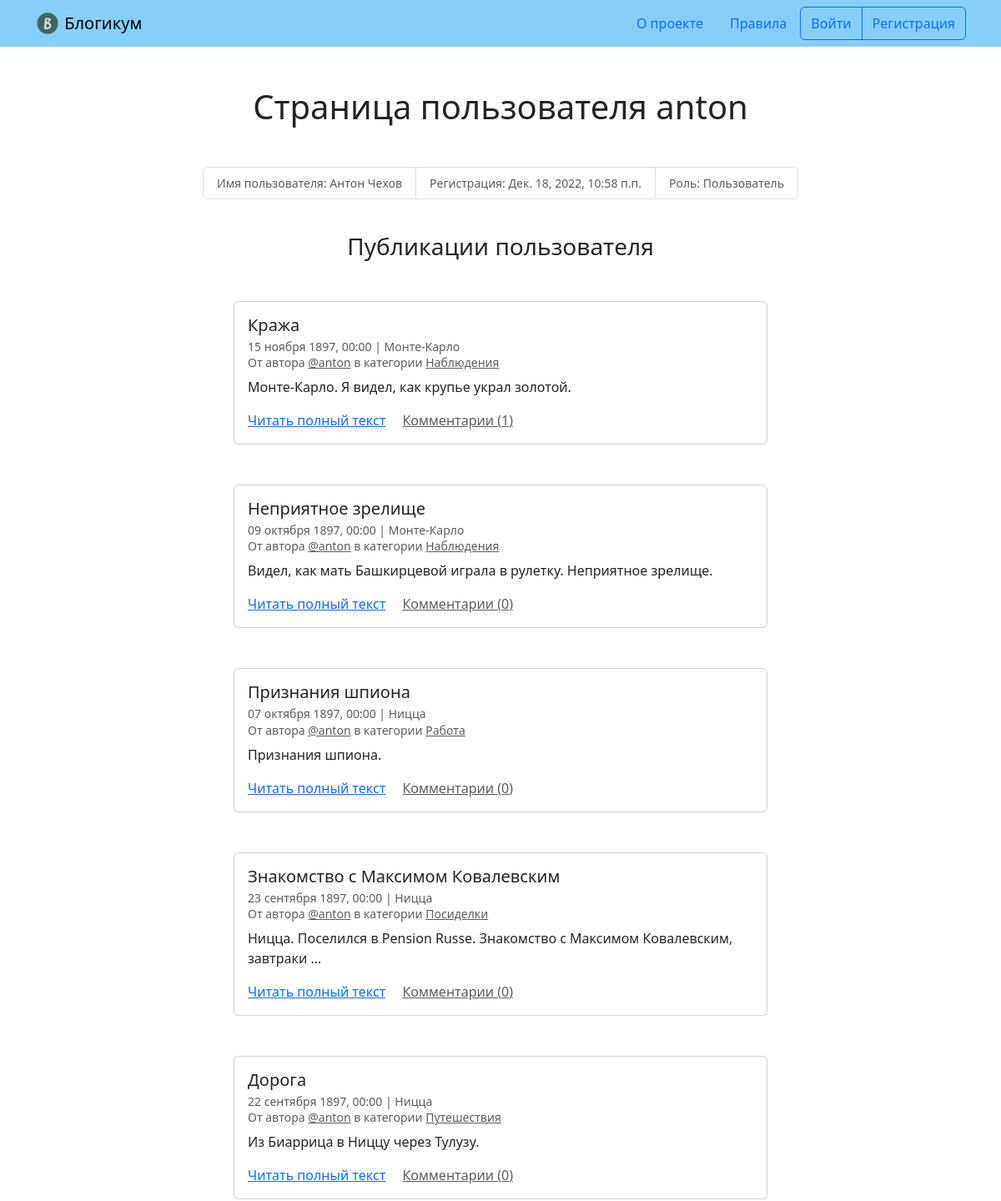
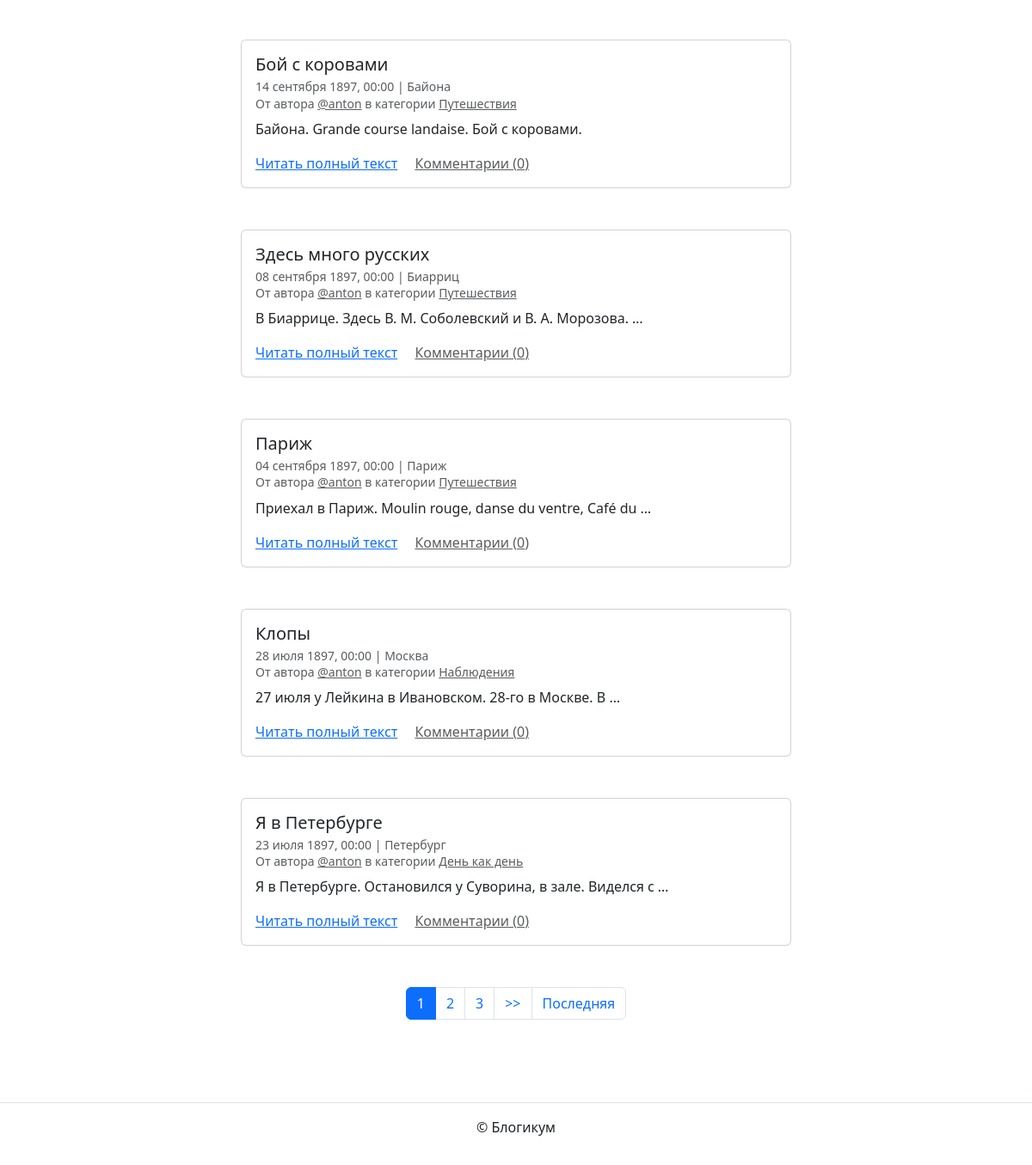
Screenshot of /profile/anton/ with the database file from the repository (2 pictures, top to bottom).
### blog/models.py (models this page shows, shortened)
class Published(models.Model):
    is_published = models.BooleanField(
        default=True,
        verbose_name='Опубликовано',
        help_text='Снимите галочку, чтобы скрыть публикацию.'
    )
    created_at = models.DateTimeField(
        auto_now_add=True,
        verbose_name='Добавлено'
    )
    class Meta:
        abstract = True

class Post(Published):
    title = models.CharField(
        max_length=256,
        verbose_name='Заголовок'
    )
    text = models.TextField(
        verbose_name='Текст'
    )
    pub_date = models.DateTimeField(
        verbose_name='Дата и время публикации',
        help_text=(
            'Если установить дату и время в будущем — можно делать '
            'отложенные публикации.'
        )
    )
    author = models.ForeignKey(
        User,
        on_delete=models.CASCADE,
        verbose_name='Автор публикации'
    )
    location = models.ForeignKey(
        Location,
        on_delete=models.SET_NULL,
        null=True,
        blank=True,
        verbose_name='Местоположение'
    )
    category = models.ForeignKey(
        Category,
        on_delete=models.SET_NULL,
        null=True,
        verbose_name='Категория'
    )
    image = models.ImageField(
        verbose_name='Изображение',
        upload_to='posts_images/',
        blank=True,
        null=True
    )
    class Meta:
        verbose_name = 'публикация'
        verbose_name_plural = 'Публикации'
    objects = models.Manager()
    published = PublishedManager()

class Location(Published):
    name = models.CharField(
        max_length=256,
        verbose_name='Название места'
    )
    class Meta:
        verbose_name = 'местоположение'
        verbose_name_plural = 'Местоположения'
    objects = models.Manager()
    published = PublishedManager()

class Category(Published):
    title = models.CharField(
        max_length=256,
        verbose_name='Заголовок'
    )
    description = models.TextField(
        verbose_name='Описание'
    )
    slug = models.SlugField(
        unique=True,
        verbose_name='Идентификатор',
        help_text=(
            'Идентификатор страницы для URL; разрешены символы латиницы, '
            'цифры, дефис и подчёркивание.'
        )
    )
    class Meta:
        verbose_name = 'категория'
        verbose_name_plural = 'Категории'
    objects = models.Manager()
    published = PublishedManager()

### blog/views.py (the view)
# urls.py: path('profile/<str:username>/', views.profile, name='profile'),
def profile(request, username):
    template = 'blog/profile.html'
    user = get_object_or_404(User, username=username)
    owner = request.user == user
    if owner == True:
        posts = Post.objects.filter(author=user)
    else:
        posts = Post.published.filter(author=user)
    posts =  posts.annotate(comment_count=Count('comments')).order_by('-pub_date')
    paginator = Paginator(posts, 10)
    page_number = request.GET.get('page')
    page_obj = paginator.get_page(page_number)
    context = {
        'profile': user,
        'page_obj': page_obj,
    }
    return render(request, template, context)

### blog/models.py (called while the page is built)
    def get_queryset(self):
        return super().get_queryset().filter(
            is_published=True,
            category__is_published=True,
            pub_date__lte=timezone.now()
        )

### templates/blog/profile.html (shortened to what this page needs)
{% extends "base.html" %}
{% block content %}
  <h1 class="mb-5 text-center ">Страница пользователя {{ profile.username }}</h1>
  <small>
    <ul class="list-group list-group-horizontal justify-content-center mb-3">
      <li class="list-group-item text-muted">Имя пользователя: {% if profile.get_full_name %}{{ profile.get_full_name }}{% else %}не указано{% endif %}</li>
      <li class="list-group-item text-muted">Регистрация: {{ profile.date_joined }}</li>
      <li class="list-group-item text-muted">Роль: {% if profile.is_staff %}Админ{% else %}Пользователь{% endif %}</li>
    </ul>
  </small>
  <br>
  <h3 class="mb-5 text-center">Публикации пользователя</h3>
  {% for post in page_obj %}
    <article class="mb-5">
      {% include "includes/post_card.html" %}
    </article>
  {% endfor %}
  {% include "includes/paginator.html" %}
{% endblock %}

### templates/includes/post_card.html (shortened to what this page needs)
<div class="col d-flex justify-content-center">
  <div class="card" style="width: 40rem;">
    <div class="card-body">
      <h5 class="card-title">{{ post.title }}</h5>
      <h6 class="card-subtitle mb-2 text-muted">
        <small>
          {{ post.pub_date|date:"d E Y, H:i" }} | {% if post.location and post.location.is_published %}{{ post.location.name }}{% else %}Планета Земля{% endif %}<br>
          От автора <a class="text-muted" href="{% url 'blog:profile' post.author.username %}">@{{ post.author.username }}</a> в
          категории {% include "includes/category_link.html" %}
        </small>
      </h6>
      <p class="card-text">{{ post.text|truncatewords:10 }}</p>
      <a href="{% url 'blog:post_detail' post.id %}" class="card-link">Читать полный текст</a>
      <a href="{% url 'blog:post_detail' post.id %}" class="card-link text-muted">Комментарии ({{ post.comment_count }})</a>
    </div>
  </div>
</div>

### templates/includes/category_link.html
<a class="text-muted" href="{% url 'blog:category_posts' post.category.slug %}">
  {{ post.category.title }}
</a>

### rows the page displays
Post: title "Кража", pub_date "15 ноября 1897, 00:00", location.name "Монте-Карло", author.username "anton", category "Наблюдения", text "Монте-Карло. Я видел, как крупье украл золотой.", comment_count "1"
Post: title "Неприятное зрелище", pub_date "09 октября 1897, 00:00", location.name "Монте-Карло", author.username "anton", category "Наблюдения", text "Видел, как мать Башкирцевой играла в рулетку. Неприятное зрелище.", comment_count "0"
Post: title "Признания шпиона", pub_date "07 октября 1897, 00:00", location.name "Ницца", author.username "anton", category "Работа", text "Признания шпиона.", comment_count "0"
Post: title "Знакомство с Максимом Ковалевским", pub_date "23 сентября 1897, 00:00", location.name "Ницца", author.username "anton", category "Посиделки", text "Ницца. Поселился в Pension Russe. Знакомство с Максимом Ковалевским, завтраки …", comment_count "0"
Post: title "Дорога", pub_date "22 сентября 1897, 00:00", location.name "Ницца", author.username "anton", category "Путешествия", text "Из Биаррица в Ниццу через Тулузу.", comment_count "0"
Post: title "Бой с коровами", pub_date "14 сентября 1897, 00:00", location.name "Байона", author.username "anton", category "Путешествия", text "Байона. Grande course landaise. Бой с коровами.", comment_count "0"
Post: title "Здесь много русских", pub_date "08 сентября 1897, 00:00", location.name "Биарриц", author.username "anton", category "Путешествия", text "В Биаррице. Здесь В. М. Соболевский и В. А. Морозова. …", comment_count "0"
Post: title "Париж", pub_date "04 сентября 1897, 00:00", location.name "Париж", author.username "anton", category "Путешествия", text "Приехал в Париж. Moulin rouge, danse du ventre, Café du …", comment_count "0"
Post: title "Клопы", pub_date "28 июля 1897, 00:00", location.name "Москва", author.username "anton", category "Наблюдения", text "27 июля у Лейкина в Ивановском. 28-го в Москве. В …", comment_count "0"
Post: title "Я в Петербурге", pub_date "23 июля 1897, 00:00", location.name "Петербург", author.username "anton", category "День как день", text "Я в Петербурге. Остановился у Суворина, в зале. Виделся с …", comment_count "0"

### other values shown
{{ profile.username }} "anton"
{{ profile.get_full_name }} "Антон Чехов"
{{ profile.date_joined }} "Дек. 18, 2022, 10:58 п.п."
{{ i }} "1"
{{ i }} "2" "3"
